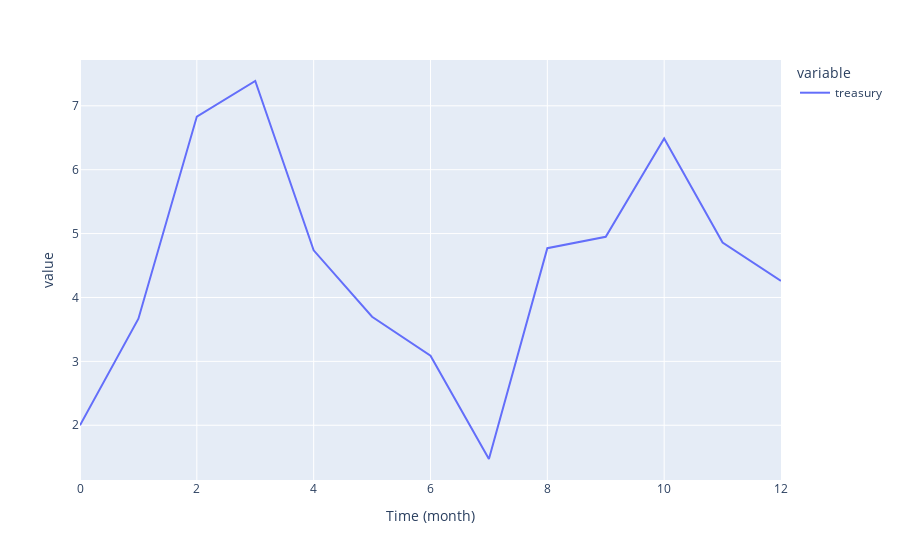

The notebook cell saved with this chart:
### Markdown cell above
## story 1: a small dao sustained by near funds

### Code cell
fundmodel = {'curvetype':'constant','amount':5}

costmodel = {'curvetype':'fluctuation','mean':7,'noise':1}
incomemodel = {'curvetype':'fluctuation','mean':2,'noise':1}

daotreasury = 2 # initial treasury for every dao

# start simulation
Nstep = 12
var_df = runsimu(Nstep,daotreasury,{'costmodel':costmodel,'incomemodel':incomemodel,'fundmodel':fundmodel})
px.line(var_df,y=['treasury'])

### Figure 1 — Plotly figure (JSON) as saved in the notebook; plotly's stock layout.template omitted (floating-point values rounded to 4 significant figures)
{"data": [{"hovertemplate": "variable=treasury<br>Time (month)=%{x}<br>value=%{y}<extra></extra>", "legendgroup": "treasury", "line": {"color": "#636efa", "dash": "solid"}, "mode": "lines", "name": "treasury", "orientation": "v", "showlegend": true, "type": "scatter", "x": [0, 1, 2, 3, 4, 5, 6, 7, 8, 9, 10, 11, 12], "xaxis": "x", "y": [2, 3.669, 6.832, 7.388, 4.738, 3.699, 3.088, 1.472, 4.772, 4.95, 6.489, 4.86, 4.26], "yaxis": "y"}], "layout": {"legend": {"title": {"text": "variable"}, "tracegroupgap": 0}, "margin": {"t": 60}, "xaxis": {"anchor": "y", "domain": [0, 1], "title": {"text": "Time (month)"}}, "yaxis": {"anchor": "x", "domain": [0, 1], "title": {"text": "value"}}}}
